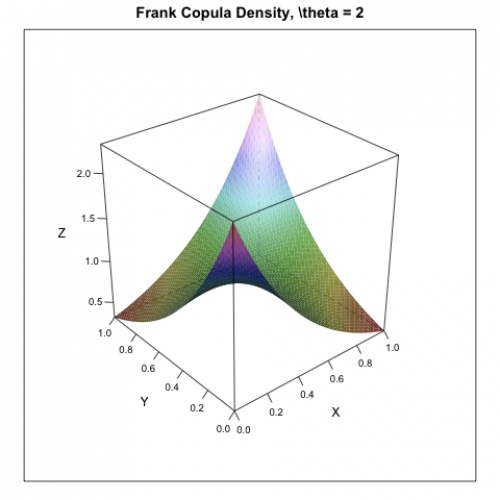

Write the R code that produced this figure.
# ---------------------------------------------------------------------
# Book:         
# ---------------------------------------------------------------------
# Quantlet:     MSRpdf_cop_Frank
# ---------------------------------------------------------------------
# Description:  MSRpdf_cop_Frank plots the Frank copula density 
#               with parameter p=2.
# ---------------------------------------------------------------------
# Usage:        MSRpdf_cop_Frank
# ---------------------------------------------------------------------
# Inputs:       None
# ---------------------------------------------------------------------
# Output:       Plot of the Frank copula density.
# ---------------------------------------------------------------------
# Example:     
# ---------------------------------------------------------------------
# Author:       Zografia Anastasiadou, 20110603
# ---------------------------------------------------------------------

rm(list=ls(all=TRUE))
#setwd("C:/...")

install.packages("lattice")
library(lattice)

u<-seq(0,1,by=0.02)
v=u
m=length(u) 
n=length(v)
U=matrix(rep(u,each=n),nrow=n)
V=matrix(rep(v,m),nrow=n)

p=2
gcopuly=-p*(exp(-p*(U+V+1))-exp(-p*(U+V)))/((exp(-p)+exp(-p*(U+V))-exp(-p*U)-exp(-p*V))^2)

s=expand.grid(u=u,v=v)
wireframe(gcopuly~u*v,s,shade=TRUE,xlab="X",ylab="Y",zlab="Z",main="Frank Copula Density, \\theta = 2",scales=list(arrows=FALSE))
